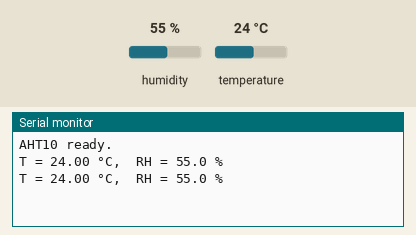
Simulated run of this sketch. Board: Arduino Uno, built with avr-gcc and run on an emulated ATmega328P. On the bench: the last lines printed to the serial monitor. The inputs (shaded band) are chosen by the test bench; at power-on: humidity 55 %, temperature 24 °C.

Above: at 1.2 s.
1.3 s: humidity set to 22 %
At 1.7 s:
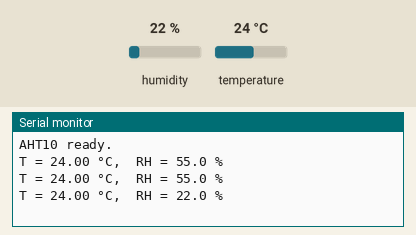
2.8 s: temperature set to 12 °C
At 3.4 s:
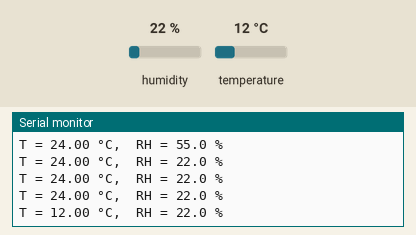
4.3 s: humidity set to 40 %
At 4.3 s:
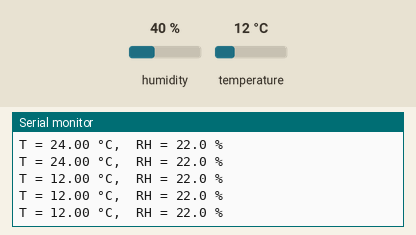
Timing chart, 0 to 7.3 s (numbered marks = the images above; inputs shaded):
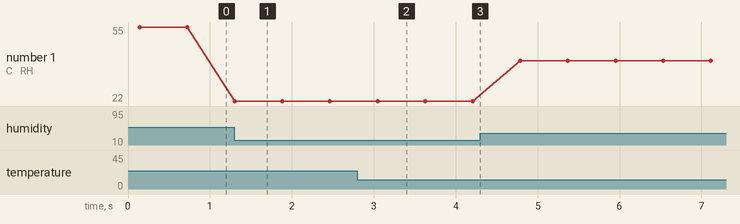

Measured:
- after the input at 1.3 s, the serial monitor: prints a new line at once (image 1)
- after the input at 2.8 s, the serial monitor: prints a new line after 0.25 s (image 2)
- plotted number 1: 55 → 22 after the input at 1.3 s, 22 → 40 after the input at 4.3 s

The sketch:

AHT10.ino
```cpp
// STM32H7 + AHT10 (Adafruit_AHTX0)
// Install: Adafruit AHTX0, Adafruit BusIO, Adafruit Unified Sensor
#include <Wire.h>
#include <Adafruit_AHTX0.h>

Adafruit_AHTX0 aht;

void setup() {
  Serial.begin(115200);
  while (!Serial) {}
  delay(50);

  // On STM32, default I2C is Wire (SCL/SDA per your variant)
  Wire.begin();       // If you use alternate pins, use Wire.setSCL()/setSDA() before begin()
  delay(10);

  if (!aht.begin()) {
    Serial.println("AHT10 not found. Check wiring and 3.3V/I2C pull-ups.");
    while (1) { delay(1000); }
  }
  Serial.println("AHT10 ready.");
}

void loop() {
  sensors_event_t hum, temp;
  aht.getEvent(&hum, &temp); // blocks ~80 ms for a fresh read
  Serial.print("T = "); Serial.print(temp.temperature, 2); Serial.print(" °C,  ");
  Serial.print("RH = "); Serial.print(hum.relative_humidity, 1); Serial.println(" %");
  delay(500);
}
```
